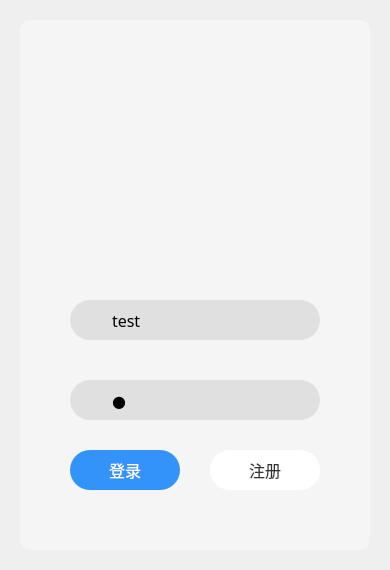
<?xml version="1.0" encoding="UTF-8"?>
<ui version="4.0">
 <class>login</class>
 <widget class="QWidget" name="login">
  <property name="geometry">
   <rect>
    <x>0</x>
    <y>0</y>
    <width>390</width>
    <height>570</height>
   </rect>
  </property>
  <property name="windowTitle">
   <string>Form</string>
  </property>
  <widget class="QWidget" name="widget" native="true">
   <property name="geometry">
    <rect>
     <x>20</x>
     <y>20</y>
     <width>350</width>
     <height>530</height>
    </rect>
   </property>
   <property name="styleSheet">
    <string notr="true">#widget{
	border-radius : 10px;
	background-color :#F5F5F5;
}</string>
   </property>
   <widget class="QPushButton" name="icon">
    <property name="geometry">
     <rect>
      <x>55</x>
      <y>10</y>
      <width>240</width>
      <height>240</height>
     </rect>
    </property>
    <property name="styleSheet">
     <string notr="true">#icon{
	background-color : rgba(0,0,0,0);
	border : 0px;
}</string>
    </property>
    <property name="text">
     <string/>
    </property>
    <property name="icon">
     <iconset resource="resourece.qrc">
      <normaloff>:/pic/music_back.png</normaloff>:/pic/music_back.png</iconset>
    </property>
    <property name="iconSize">
     <size>
      <width>240</width>
      <height>240</height>
     </size>
    </property>
   </widget>
   <widget class="QPushButton" name="close">
    <property name="geometry">
     <rect>
      <x>310</x>
      <y>10</y>
      <width>32</width>
      <height>32</height>
     </rect>
    </property>
    <property name="styleSheet">
     <string notr="true">#close{
	background-color : rgba(0,0,0,0);
	border : 0px;
	border-radius : 10px;
}

#close:hover{
    background-color:#D7D7D7;
}
#close:pressed{
    background-color:#8F8F8F;
}</string>
    </property>
    <property name="text">
     <string/>
    </property>
    <property name="icon">
     <iconset resource="resourece.qrc">
      <normaloff>:/pic/close.png</normaloff>:/pic/close.png</iconset>
    </property>
    <property name="iconSize">
     <size>
      <width>16</width>
      <height>16</height>
     </size>
    </property>
   </widget>
   <widget class="QLineEdit" name="username">
    <property name="geometry">
     <rect>
      <x>50</x>
      <y>280</y>
      <width>250</width>
      <height>40</height>
     </rect>
    </property>
    <property name="font">
     <font>
      <family>幼圆</family>
      <pointsize>12</pointsize>
     </font>
    </property>
    <property name="styleSheet">
     <string notr="true">#username{
	background-color : #E0E0E0;
	border-radius : 20px;
	padding-left :40px;
}</string>
    </property>
    <property name="text">
     <string>test</string>
    </property>
    <property name="placeholderText">
     <string>请输入用户名</string>
    </property>
   </widget>
   <widget class="QLineEdit" name="password">
    <property name="geometry">
     <rect>
      <x>50</x>
      <y>360</y>
      <width>250</width>
      <height>40</height>
     </rect>
    </property>
    <property name="font">
     <font>
      <family>幼圆</family>
      <pointsize>12</pointsize>
     </font>
    </property>
    <property name="styleSheet">
     <string notr="true">#password{
	background-color : #E0E0E0;
	border-radius : 20px;
	padding-left : 40px;
}</string>
    </property>
    <property name="text">
     <string>1</string>
    </property>
    <property name="echoMode">
     <enum>QLineEdit::Password</enum>
    </property>
    <property name="placeholderText">
     <string>请输入密码</string>
    </property>
   </widget>
   <widget class="QPushButton" name="icon1">
    <property name="geometry">
     <rect>
      <x>60</x>
      <y>285</y>
      <width>32</width>
      <height>32</height>
     </rect>
    </property>
    <property name="styleSheet">
     <string notr="true">border : 0px</string>
    </property>
    <property name="text">
     <string/>
    </property>
    <property name="icon">
     <iconset resource="resourece.qrc">
      <normaloff>:/pic/account.png</normaloff>:/pic/account.png</iconset>
    </property>
    <property name="iconSize">
     <size>
      <width>16</width>
      <height>16</height>
     </size>
    </property>
   </widget>
   <widget class="QPushButton" name="icon2">
    <property name="geometry">
     <rect>
      <x>60</x>
      <y>365</y>
      <width>32</width>
      <height>32</height>
     </rect>
    </property>
    <property name="styleSheet">
     <string notr="true">border : 0px</string>
    </property>
    <property name="text">
     <string/>
    </property>
    <property name="icon">
     <iconset resource="resourece.qrc">
      <normaloff>:/pic/password.png</normaloff>:/pic/password.png</iconset>
    </property>
    <property name="iconSize">
     <size>
      <width>18</width>
      <height>18</height>
     </size>
    </property>
   </widget>
   <widget class="QWidget" name="widget_2" native="true">
    <property name="geometry">
     <rect>
      <x>55</x>
      <y>10</y>
      <width>240</width>
      <height>240</height>
     </rect>
    </property>
   </widget>
   <widget class="QPushButton" name="loginButton">
    <property name="geometry">
     <rect>
      <x>50</x>
      <y>430</y>
      <width>110</width>
      <height>40</height>
     </rect>
    </property>
    <property name="font">
     <font>
      <family>幼圆</family>
      <pointsize>12</pointsize>
     </font>
    </property>
    <property name="styleSheet">
     <string notr="true">#loginButton{
	background-color: rgba(3,122,250,0.8);
	border-radius : 20px;
	border : 0px;
	color : white;
}
#loginButton:hover{
	background-color: rgba(3,122,250,0.9);
}
#loginButton:pressed{
	background-color: rgba(3,122,250,1);
}</string>
    </property>
    <property name="text">
     <string>登录</string>
    </property>
   </widget>
   <widget class="QPushButton" name="sign">
    <property name="geometry">
     <rect>
      <x>190</x>
      <y>430</y>
      <width>110</width>
      <height>40</height>
     </rect>
    </property>
    <property name="font">
     <font>
      <family>幼圆</family>
      <pointsize>12</pointsize>
     </font>
    </property>
    <property name="styleSheet">
     <string notr="true">#sign{
	background-color: white;
	border-radius : 20px;
	border : 0px;
	color : #333333;
}
#sign:hover{
	background-color: #F1F1F1;
}
#sign:pressed{
	background-color: #E0E0E0;
}</string>
    </property>
    <property name="text">
     <string>注册</string>
    </property>
   </widget>
  </widget>
 </widget>
 <resources>
  <include location="resourece.qrc"/>
 </resources>
 <connections/>
</ui>
